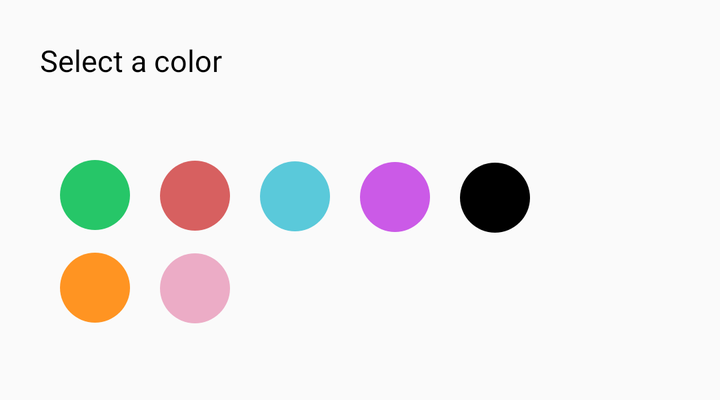
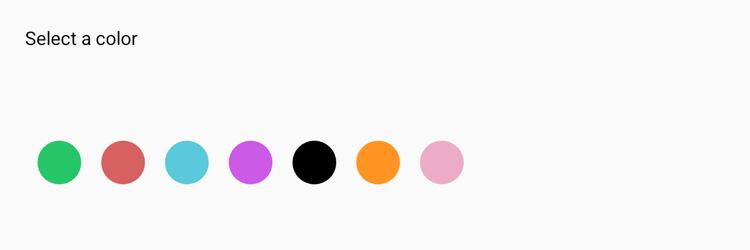

Compare how this app lays out the same screen by default and in its alternative resource folder. The renders come first, then the two layout files and the values they reference.
<!-- AndroidManifest.xml: application theme AppTheme0 -->
<!-- res/layout/dialog_color.xml -->
<?xml version="1.0" encoding="utf-8"?>
<RelativeLayout
    xmlns:android="http://schemas.android.com/apk/res/android"
    android:layout_width="match_parent"
    android:layout_height="200dp"
    android:layout_centerHorizontal="true">


    <TextView
        android:layout_marginTop="20dp"
        android:layout_marginLeft="20dp"
        android:layout_width="match_parent"
        android:layout_height="wrap_content"
        android:text="@string/select_color"
        android:textSize="15dp"
        android:textColor="#000000"
        android:id="@+id/textView" />

    <RadioGroup
        android:id="@+id/radioGroupColor"
        android:layout_width="match_parent"
        android:layout_height="250dp"
        android:layout_marginTop="60dp">

        <RadioButton
            android:id="@+id/buttonColor0"
            android:layout_width="35dp"
            android:layout_height="35dp"
            android:layout_marginStart="30dp"
            android:layout_marginTop="20dp"
            android:background="@drawable/circle"
            android:button="@drawable/custom_radiobutton"
            />

        <RadioButton
            android:id="@+id/buttonColor1"
            android:layout_width="35dp"
            android:layout_height="35dp"
            android:layout_marginTop="-35dp"
            android:layout_marginStart="80dp"
            android:background="@drawable/circle1"
            android:button="@drawable/custom_radiobutton" />

        <RadioButton
            android:id="@+id/buttonColor2"
            android:layout_width="35dp"
            android:layout_height="35dp"
            android:layout_marginTop="-35dp"
            android:layout_marginStart="130dp"
            android:background="@drawable/circle2"
            android:button="@drawable/custom_radiobutton"/>

        <RadioButton
            android:id="@+id/buttonColor3"
            android:layout_width="35dp"
            android:layout_height="35dp"
            android:layout_marginTop="-35dp"
            android:layout_marginStart="180dp"
            android:background="@drawable/circle3"
            android:button="@drawable/custom_radiobutton"/>

        <RadioButton
            android:id="@+id/buttonColor4"
            android:layout_width="35dp"
            android:layout_height="35dp"
            android:layout_marginTop="-35dp"
            android:layout_marginStart="230dp"
            android:background="@drawable/circle4"
            android:button="@drawable/custom_radiobutton"/>

        <RadioButton
            android:id="@+id/buttonColor5"
            android:layout_width="35dp"
            android:layout_height="35dp"
            android:layout_marginTop="10dp"
            android:layout_marginStart="30dp"
            android:background="@drawable/circle5"
            android:button="@drawable/custom_radiobutton"/>

        <RadioButton
            android:id="@+id/buttonColor6"
            android:layout_width="35dp"
            android:layout_height="35dp"
            android:layout_marginTop="-35dp"
            android:layout_marginStart="80dp"
            android:background="@drawable/circle6"
            android:button="@drawable/custom_radiobutton"/>

    </RadioGroup>

</RelativeLayout>
<!-- resources referenced by this layout -->
<resources>
  <!-- drawable circle (drawable) -->
  <shape xmlns:android="http://schemas.android.com/apk/res/android">
  
          <solid
              android:color="#26c668" />
  
          <size
              android:width="120dp"
              android:height="120dp" />
  
          <corners
              android:bottomLeftRadius="65dp"
              android:bottomRightRadius="65dp"
              android:topLeftRadius="65dp"
              android:topRightRadius="65dp" />
  
      </shape>
  <!-- drawable circle1 (drawable) -->
  <shape xmlns:android="http://schemas.android.com/apk/res/android">
  
      <solid
          android:color="#d76060" />
  
      <size
          android:width="120dp"
          android:height="120dp" />
  
      <corners
          android:bottomLeftRadius="65dp"
          android:bottomRightRadius="65dp"
          android:topLeftRadius="65dp"
          android:topRightRadius="65dp" />
  
  </shape>
  <!-- drawable circle2 (drawable) -->
  <shape xmlns:android="http://schemas.android.com/apk/res/android">
  
      <solid
          android:color="#5ac9da" />
  
      <size
          android:width="120dp"
          android:height="120dp" />
  
      <corners
          android:bottomLeftRadius="65dp"
          android:bottomRightRadius="65dp"
          android:topLeftRadius="65dp"
          android:topRightRadius="65dp" />
  
  </shape>
  <!-- drawable circle3 (drawable) -->
  <shape xmlns:android="http://schemas.android.com/apk/res/android">
  
      <solid
          android:color="#cb5ae7" />
  
      <size
          android:width="120dp"
          android:height="120dp" />
  
      <corners
          android:bottomLeftRadius="65dp"
          android:bottomRightRadius="65dp"
          android:topLeftRadius="65dp"
          android:topRightRadius="65dp" />
  
  </shape>
  <!-- drawable circle4 (drawable) -->
  <shape xmlns:android="http://schemas.android.com/apk/res/android">
  
      <solid
          android:color="#000000" />
  
      <size
          android:width="120dp"
          android:height="120dp" />
  
      <corners
          android:bottomLeftRadius="65dp"
          android:bottomRightRadius="65dp"
          android:topLeftRadius="65dp"
          android:topRightRadius="65dp" />
  
  </shape>
  <!-- drawable circle5 (drawable) -->
  <shape xmlns:android="http://schemas.android.com/apk/res/android">
  
      <solid
          android:color="#ff9422" />
  
      <size
          android:width="120dp"
          android:height="120dp" />
  
      <corners
          android:bottomLeftRadius="65dp"
          android:bottomRightRadius="65dp"
          android:topLeftRadius="65dp"
          android:topRightRadius="65dp" />
  
  </shape>
  <!-- drawable circle6 (drawable) -->
  <shape xmlns:android="http://schemas.android.com/apk/res/android">
  
      <solid
          android:color="#ecacc6" />
  
      <size
          android:width="120dp"
          android:height="120dp" />
  
      <corners
          android:bottomLeftRadius="65dp"
          android:bottomRightRadius="65dp"
          android:topLeftRadius="65dp"
          android:topRightRadius="65dp" />
  
  </shape>
  <!-- drawable custom_radiobutton (drawable) -->
  <?xml version="1.0" encoding="utf-8"?>
  <selector xmlns:android="http://schemas.android.com/apk/res/android">
  
      <item android:state_checked="true" android:drawable="@drawable/checked_radiobutton" />
      <item android:state_checked="false" android:drawable="@color/noColor" />
  
  </selector>
  <string name="select_color">Select a color</string>
  <style name="AppTheme0" parent="Theme.AppCompat.Light.DarkActionBar">
          
          <item name="colorPrimary">@color/color0</item>
          
          <item name="colorAccent">@color/colorAccent0</item>
      </style>
  <!-- drawable checked_radiobutton: png bitmap (drawable, 920 bytes) -->
  <color name="noColor">#00000000</color>
  <color name="color0">#26c668</color>
  <color name="colorAccent0">#16b156</color>
</resources>
<!-- res/layout-sw600dp/dialog_color.xml (the repository's variant of the layout above) -->
<!-- drawn on a 7-inch tablet held upright -->
<?xml version="1.0" encoding="utf-8"?>
<RelativeLayout
    xmlns:android="http://schemas.android.com/apk/res/android"
    android:layout_width="match_parent"
    android:layout_height="200dp"
    android:layout_centerHorizontal="true">


    <TextView
        android:layout_marginTop="20dp"
        android:layout_marginLeft="20dp"
        android:layout_width="match_parent"
        android:layout_height="wrap_content"
        android:text="@string/select_color"
        android:textSize="15dp"
        android:textColor="#000000"
        android:id="@+id/textView" />

    <RadioGroup
        android:layout_marginLeft="22dp"
        android:gravity="left|center_vertical"
        android:orientation="horizontal"
        android:id="@+id/radioGroupColor"
        android:layout_width="wrap_content"
        android:layout_height="match_parent"
        android:layout_marginTop="60dp">

        <RadioButton
            android:layout_margin="8dp"
            android:id="@+id/buttonColor0"
            android:layout_width="35dp"
            android:layout_height="35dp"
            android:background="@drawable/circle"
            android:button="@drawable/custom_radiobutton"
            />

        <RadioButton
            android:layout_margin="8dp"
            android:layout_height="35dp"
            android:id="@+id/buttonColor1"
            android:layout_width="35dp"
            android:background="@drawable/circle1"
            android:button="@drawable/custom_radiobutton" />

        <RadioButton
            android:layout_margin="8dp"
            android:id="@+id/buttonColor2"
            android:layout_width="35dp"
            android:layout_height="35dp"
            android:background="@drawable/circle2"
            android:button="@drawable/custom_radiobutton"/>

        <RadioButton
            android:layout_margin="8dp"
            android:id="@+id/buttonColor3"
            android:layout_width="35dp"
            android:layout_height="35dp"
            android:background="@drawable/circle3"
            android:button="@drawable/custom_radiobutton"/>

        <RadioButton
            android:layout_margin="8dp"
            android:id="@+id/buttonColor4"
            android:layout_width="35dp"
            android:layout_height="35dp"
            android:background="@drawable/circle4"
            android:button="@drawable/custom_radiobutton"/>

        <RadioButton
            android:layout_margin="8dp"
            android:id="@+id/buttonColor5"
            android:layout_width="35dp"
            android:layout_height="35dp"

            android:background="@drawable/circle5"
            android:button="@drawable/custom_radiobutton"/>

        <RadioButton
            android:layout_margin="8dp"
            android:id="@+id/buttonColor6"
            android:layout_width="35dp"
            android:layout_height="35dp"
            android:background="@drawable/circle6"
            android:button="@drawable/custom_radiobutton"/>

    </RadioGroup>

</RelativeLayout>
